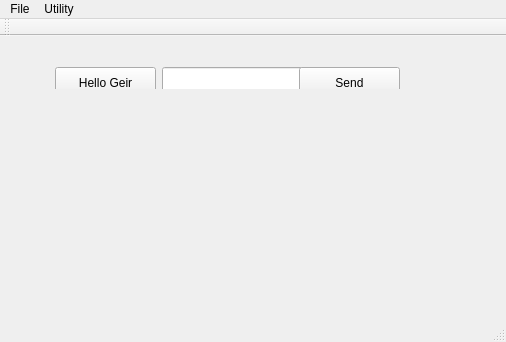
<?xml version="1.0" encoding="UTF-8"?>
<ui version="4.0">
 <class>MainWindow</class>
 <widget class="QMainWindow" name="MainWindow">
  <property name="geometry">
   <rect>
    <x>0</x>
    <y>0</y>
    <width>506</width>
    <height>342</height>
   </rect>
  </property>
  <property name="windowTitle">
   <string>MainWindow</string>
  </property>
  <widget class="QWidget" name="centralWidget">
   <widget class="QWidget" name="layoutWidget">
    <property name="geometry">
     <rect>
      <x>44</x>
      <y>20</y>
      <width>367</width>
      <height>33</height>
     </rect>
    </property>
    <layout class="QHBoxLayout" name="horizontalLayout">
     <item>
      <widget class="QPushButton" name="pushButton">
       <property name="minimumSize">
        <size>
         <width>101</width>
         <height>31</height>
        </size>
       </property>
       <property name="text">
        <string>Hello Geir</string>
       </property>
      </widget>
     </item>
     <item>
      <widget class="QLineEdit" name="lineEdit">
       <property name="minimumSize">
        <size>
         <width>151</width>
         <height>31</height>
        </size>
       </property>
      </widget>
     </item>
     <item>
      <widget class="QPushButton" name="pushButtonSend">
       <property name="minimumSize">
        <size>
         <width>101</width>
         <height>31</height>
        </size>
       </property>
       <property name="text">
        <string>Send</string>
       </property>
      </widget>
     </item>
    </layout>
   </widget>
  </widget>
  <widget class="QMenuBar" name="menuBar">
   <property name="geometry">
    <rect>
     <x>0</x>
     <y>0</y>
     <width>506</width>
     <height>21</height>
    </rect>
   </property>
   <widget class="QMenu" name="menuFile">
    <property name="title">
     <string>File</string>
    </property>
   </widget>
   <widget class="QMenu" name="menuUtility">
    <property name="title">
     <string>Utility</string>
    </property>
    <addaction name="actionServer_Connection"/>
    <addaction name="actionShow_All_Devices"/>
   </widget>
   <addaction name="menuFile"/>
   <addaction name="menuUtility"/>
  </widget>
  <widget class="QToolBar" name="mainToolBar">
   <attribute name="toolBarArea">
    <enum>TopToolBarArea</enum>
   </attribute>
   <attribute name="toolBarBreak">
    <bool>false</bool>
   </attribute>
  </widget>
  <widget class="QStatusBar" name="statusBar"/>
  <action name="actionServer_Connection">
   <property name="text">
    <string>Server Connection</string>
   </property>
  </action>
  <action name="actionShow_All_Devices">
   <property name="text">
    <string>Show All Devices</string>
   </property>
  </action>
 </widget>
 <layoutdefault spacing="6" margin="11"/>
 <resources/>
 <connections/>
</ui>
